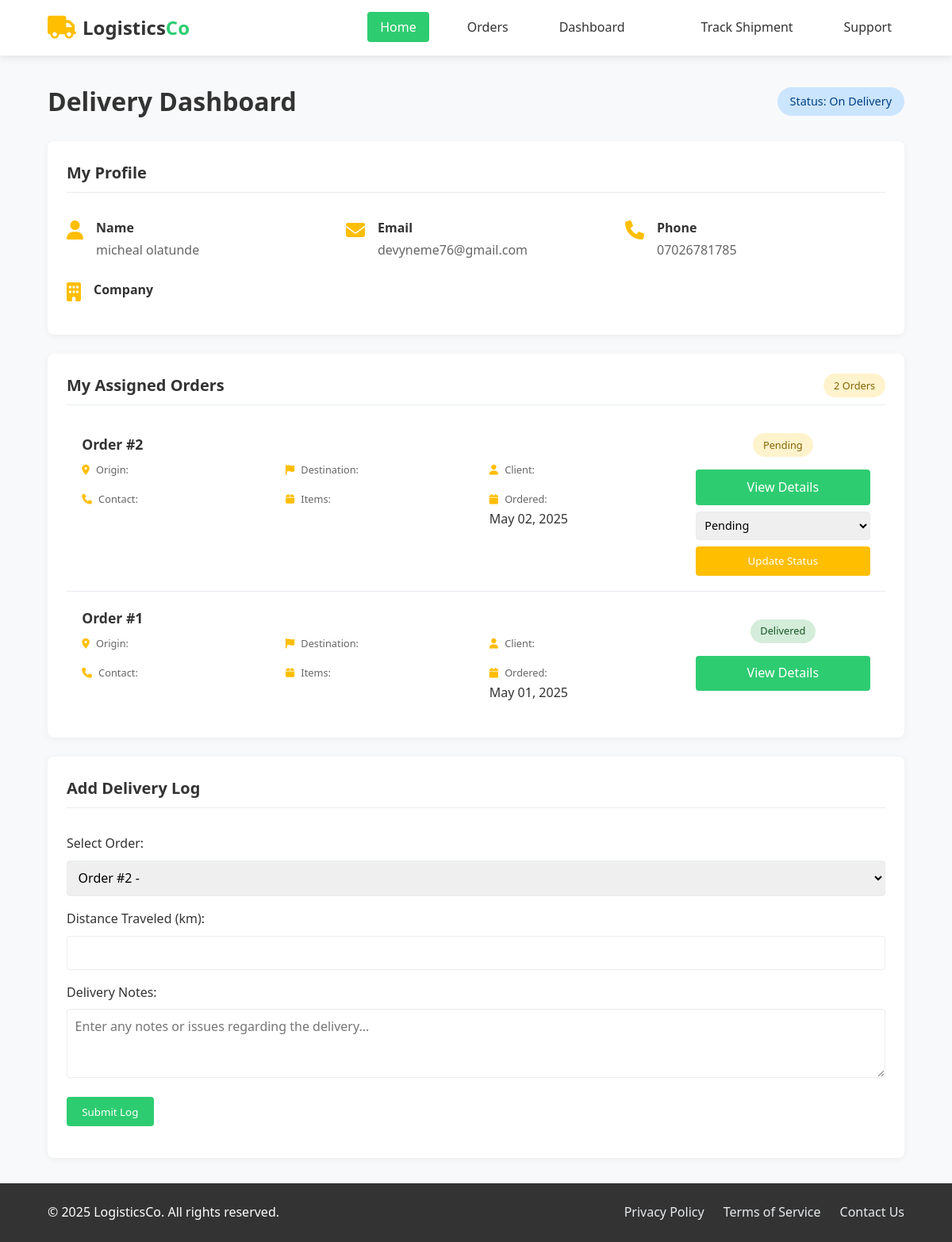
The page /dashboard/delivery/ (signed in) on the database its author committed.
### orders/models.py (models this page shows, shortened)
class DeliveryPersonnel(models.Model):
    user = models.OneToOneField(CustomUser, on_delete=models.CASCADE, related_name='delivery_profile')
    phone_number = models.CharField(max_length=15)
    available = models.BooleanField(default=True)

class CustomUser(AbstractBaseUser, PermissionsMixin):
    email = models.EmailField(unique=True)
    username = models.CharField(max_length=30, unique=True)
    first_name = models.CharField(max_length=30, blank=True)
    last_name = models.CharField(max_length=30, blank=True)
    role = models.CharField(max_length=10, choices=USER_ROLE_CHOICES, default=COMPANY)
    is_active = models.BooleanField(default=True)
    is_staff = models.BooleanField(default=False)
    date_joined = models.DateTimeField(auto_now_add=True)
    objects = CustomUserManager()
    USERNAME_FIELD = 'email'
    REQUIRED_FIELDS = ['username']

class Order(models.Model):
    company = models.ForeignKey(Company, related_name='orders', on_delete=models.CASCADE)
    client_name = models.CharField(max_length=100,default="no recipient")
    client_phone = models.CharField(max_length=15,default=000)
    client_email = models.EmailField(blank=True, null=True)
    delivery_address = models.TextField()
    ordered_at = models.DateTimeField(auto_now_add=True)
    delivery_time = models.DateTimeField()
    weight=models.FloatField(max_length=4,default=30.9)
    delivery_cost=models.FloatField(max_length=10,default=600)
    payment_status = models.CharField(max_length=20, choices=PAYMENT_STATUS_CHOICES,default='pending',verbose_name='Payment Status')
    payment_reference = models.CharField(max_length=100,blank=True,null=True,verbose_name='Payment Reference')
    payment_date = models.DateTimeField(blank=True,null=True,verbose_name='Payment Date')
    status = models.CharField(max_length=10,choices=STATUS_CHOICES,default=PENDING,)

### orders/views.py (the view)
# urls.py: path('dashboard/delivery/', views.delivery_dashboard, name='delivery_dashboard'),
@login_required
@user_passes_test(is_delivery)
def delivery_dashboard(request):
    delivery_personnel = request.user.delivery_profile
    assigned_orders = Order.objects.filter(ordertracking__assigned_to=delivery_personnel).order_by('-ordered_at')
    context = {
        'delivery_personnel': delivery_personnel,
        'assigned_orders': assigned_orders,
    }
    return render(request, 'orders/delivery_dashboard.html', context)

### orders/views.py (called while the page is built)
def is_delivery(user):
    return user.is_authenticated and user.role == DELIVERY_PERSONNEL

### orders/templates/orders/delivery_dashboard.html (shortened to what this page needs)
{% extends "base.html" %}
{% block content %}
<div class="dashboard-header">
    <h1>Delivery Dashboard</h1>
    <div class="status-indicator">
        <span class="badge {% if delivery_personnel.available %}badge-delivered{% else %}badge-transit{% endif %}">
            Status: {% if delivery_personnel.available %}Available{% else %}On Delivery{% endif %}
        </span>
    </div>
</div>
<div class="card">
    <div class="card-header">
        <h2 class="card-title">My Profile</h2>
    </div>
    <div class="profile-info">
        <div class="profile-item">
            <i class="fas fa-user"></i>
            <div>
                <strong>Name</strong>
                <p>{{ delivery_personnel.user.first_name }} {{ delivery_personnel.user.last_name }}</p>
            </div>
        </div>
        <div class="profile-item">
            <i class="fas fa-envelope"></i>
            <div>
                <strong>Email</strong>
                <p>{{ delivery_personnel.user.email }}</p>
            </div>
        </div>
        <div class="profile-item">
            <i class="fas fa-phone"></i>
            <div>
                <strong>Phone</strong>
                <p>{{ delivery_personnel.phone_number }}</p>
            </div>
        </div>
        <div class="profile-item">
            <i class="fas fa-building"></i>
            <div>
                <strong>Company</strong>
            </div>
        </div>
    </div>
</div>
<div class="card">
    <div class="card-header">
        <h2 class="card-title">My Assigned Orders</h2>
        <span class="badge badge-pending">{{ assigned_orders.count }} Orders</span>
    </div>
    {% if assigned_orders %}
    <div class="order-list">
        {% for order in assigned_orders %}
        <div class="order-item">
            <div class="order-info">
                <h3>Order #{{ order.id }}</h3>
                <div class="order-details">
                    <div class="detail-group">
                        <span class="detail-label"><i class="fas fa-map-marker-alt"></i> Origin:</span>
                    </div>
                    <div class="detail-group">
                        <span class="detail-label"><i class="fas fa-flag"></i> Destination:</span>
                    </div>
                    <div class="detail-group">
                        <span class="detail-label"><i class="fas fa-user"></i> Client:</span>
                    </div>
                    <div class="detail-group">
                        <span class="detail-label"><i class="fas fa-phone"></i> Contact:</span>
                    </div>
                    <div class="detail-group">
                        <span class="detail-label"><i class="fas fa-box"></i> Items:</span>
                    </div>
                    <div class="detail-group">
                        <span class="detail-label"><i class="fas fa-calendar"></i> Ordered:</span>
                        <span class="detail-value">{{ order.ordered_at|date:"M d, Y" }}</span>
                    </div>
                </div>
            </div>
            <div class="order-actions">
                <div class="status-badge">
                    <span class="badge
                        {% if order.status == 'pending' %}badge-pending{% endif %}
                        {% if order.status == 'delivered' %}badge-delivered{% endif %}">
                        {{ order.status|title }}
                    </span>
                </div>
                <div class="action-buttons">
                    <a href="{% url 'order_tracking' order.id %}" class="btn btn-secondary">View Details</a>
                    {% if order.status != 'delivered' %}
                    <form method="POST" action="{% url 'order_update' order.id %}" class="d-inline">
                        <select name="status" class="status-select">
                            <option value="pending" {% if order.status == 'pending' %}selected{% endif %}>Pending</option>
                        </select>
                        <button type="submit" class="btn">Update Status</button>
                    </form>
                    {% endif %}
                </div>
            </div>
        </div>
        {% endfor %}
    </div>
    {% else %}
    <div class="empty-state">
        <i class="fas fa-truck-loading"></i>
        <p>You don't have any assigned orders at the moment.</p>
    </div>
    {% endif %}
</div>
<div class="card">
    <div class="card-header">
        <h2 class="card-title">Add Delivery Log</h2>
    </div>
    {% if assigned_orders %}
    <form method="POST" action="{% url 'add_delivery_log' assigned_orders.first.id %}" class="delivery-log-form">
        <div class="form-group">
            <label for="orderSelect">Select Order:</label>
            <select id="orderSelect" name="order_id" class="form-control">
                {% for order in assigned_orders %}
                <option value="{{ order.id }}">Order #{{ order.id }} - {{ order.destination }}</option>
                {% endfor %}
            </select>
        </div>
        <div class="form-group">
            <label for="distanceTraveled">Distance Traveled (km):</label>
            <input type="number" id="distanceTraveled" name="distance_traveled" class="form-control" step="0.1" min="0" required>
        </div>
        <div class="form-group">
            <label for="feedback">Delivery Notes:</label>
            <textarea id="feedback" name="feedback" class="form-control" rows="3" placeholder="Enter any notes or issues regarding the delivery..."></textarea>
        </div>
        <button type="submit" class="btn btn-secondary">Submit Log</button>
    </form>
    {% else %}
    <p>No assigned orders to log.</p>
    {% endif %}
</div>
{% endblock %}

### delivery_service/templates/base.html (style rules this page uses)
:root { --primary: #ffbe00; --secondary: #2ecc71; --dark: #333; --light: #f8f9fa; --gray: #e9ecef; --white: #ffffff; }
* { margin: 0; padding: 0; box-sizing: border-box; font-family: 'Segoe UI', Tahoma, Geneva, Verdana, sans-serif; }
body { background-color: var(--light); color: var(--dark); line-height: 1.6; }
.card { background-color: var(--white); border-radius: 8px; box-shadow: 0 2px 10px rgba(0, 0, 0, 0.05); padding: 1.5rem; margin-bottom: 1.5rem; transition: transform 0.3s ease; }
.card-header { display: flex; justify-content: space-between; align-items: center; margin-bottom: 1rem; padding-bottom: 0.5rem; border-bottom: 1px solid var(--gray); }
.card-title { font-size: 1.25rem; font-weight: 600; color: var(--dark); }
.btn { display: inline-block; padding: 0.6rem 1.2rem; background-color: var(--primary); color: var(--white); border: none; border-radius: 4px; font-weight: 500; cursor: pointer; text-decoration: none; transition: all 0.3s ease; }
.btn-secondary { background-color: var(--secondary); }
.badge { display: inline-block; padding: 0.3rem 0.8rem; border-radius: 20px; font-size: 0.8rem; font-weight: 500; }
.badge-pending { background-color: #fff3cd; color: #856404; }
.badge-delivered { background-color: #d4edda; color: #155724; }
.badge-transit { background-color: #cce5ff; color: #004085; }

### orders/templates/orders/delivery_dashboard.html (style rules this page uses)
.dashboard-header { display: flex; justify-content: space-between; align-items: center; margin-bottom: 1.5rem; }
.status-indicator { display: flex; align-items: center; }
.status-indicator .badge { font-size: 0.9rem; padding: 0.4rem 1rem; }
.profile-info { display: grid; grid-template-columns: repeat(auto-fill, minmax(300px, 1fr)); gap: 1.5rem; padding: 1rem 0; }
.profile-item { display: flex; align-items: flex-start; gap: 1rem; }
.profile-item i { font-size: 1.5rem; color: var(--primary); margin-top: 0.2rem; }
.profile-item strong { display: block; margin-bottom: 0.2rem; color: var(--dark); }
.profile-item p { margin: 0; color: #666; }
.order-list { max-height: 600px; overflow-y: auto; }
.order-item { padding: 1.2rem; border-bottom: 1px solid var(--gray); display: flex; flex-wrap: wrap; justify-content: space-between; gap: 1rem; }
.order-item:last-child { border-bottom: none; }
.order-info { flex: 1; min-width: 300px; }
.order-info h3 { margin: 0 0 0.5rem 0; font-size: 1.1rem; color: var(--dark); }
.order-details { display: grid; grid-template-columns: repeat(auto-fill, minmax(200px, 1fr)); gap: 0.8rem; }
.detail-group { display: flex; flex-direction: column; }
.detail-label { font-size: 0.8rem; color: #666; margin-bottom: 0.2rem; }
.detail-label i { margin-right: 0.3rem; color: var(--primary); }
.detail-value { font-weight: 500; }
.order-actions { display: flex; flex-direction: column; justify-content: center; gap: 1rem; min-width: 220px; }
.status-badge { text-align: center; }
.action-buttons { display: flex; flex-direction: column; gap: 0.5rem; }
.action-buttons .btn { width: 100%; text-align: center; }
.status-select { display: block; width: 100%; padding: 0.4rem; margin-bottom: 0.5rem; border: 1px solid var(--gray); border-radius: 4px; font-size: 0.9rem; }
.delivery-log-form { padding: 1rem 0; }
.form-group { margin-bottom: 1rem; }
.form-group label { display: block; margin-bottom: 0.5rem; font-weight: 500; }
.form-control { width: 100%; padding: 0.6rem; border: 1px solid var(--gray); border-radius: 4px; font-size: 1rem; }
textarea.form-control { resize: vertical; }

### rows shown on the page
DeliveryPersonnel: user.first_name "micheal", user.last_name "olatunde", user.email "devyneme76@gmail.com", phone_number "07026781785"
Order: id "2", ordered_at "May 02, 2025", status "Pending"
Order: id "1", ordered_at "May 01, 2025", status "Delivered"

### other values the page prints
{{ assigned_orders.count }} "2"
